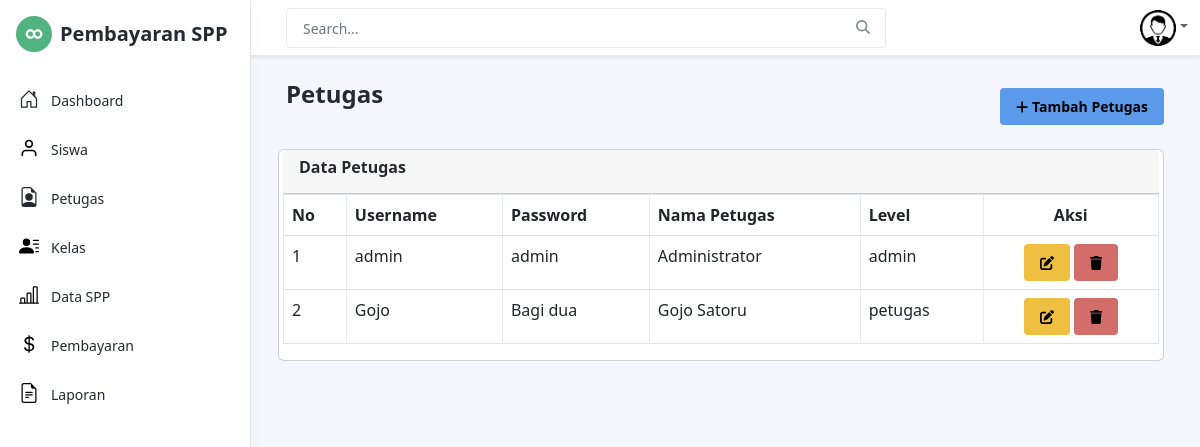
/admin/petugas.php, run on the app's committed database.
### tables this page shows
CREATE TABLE `petugas` (
  `id_petugas` int(11) NOT NULL,
  `username` varchar(50) NOT NULL,
  `password` varchar(50) NOT NULL,
  `nama_petugas` varchar(50) NOT NULL,
  `level` enum('admin','petugas') NOT NULL
);

### admin/petugas.php (the view, shortened to what this page needs)
<?php
include('../layouts/header.php');
include('../layouts/admin/bar.php');
include('../layouts/footer.php');
?>
<body class="app">
    <div class="app-wrapper">
	    <div class="app-content pt-3 p-md-3 p-lg-4">
		    <div class="container-xl">
            <div class="row g-3 mb-4 align-items-center justify-content-between">
				    <div class="col-auto">
                        <h1 class="app-page-title">Petugas</h1>
				    </div>
                    <div class="col-auto">
					    <div class="page-utilities">
						    <div class="row g-2 justify-content-start justify-content-md-end align-items-center">
                            <div class="col-auto">
								    <a class="btn btn-info btn-sm" data-bs-toggle="modal" data-bs-target="#Modal-tambah" href="#">
                                    <i class="fas fa-plus"></i>
									    Tambah Petugas
									</a>
							    </div>
                            </div>
                        </div>
                </div>
			    <div class="row g-2 mb-4">
                <div class="card card-nav-tabs">
                    <div class="card-header">
                        <div class="row">
                            <div class="col-6">
                                <h6>Data Petugas</h6>
                            </div>
                        </div>
                    </div>
                    <div class="table-responsive">
                    <table class="table table-bordered">
                        <thead>
                            <tr>
                            <th>No</th>
                            <th>Username</th>
                            <th>Password</th>
                            <th>Nama Petugas</th>
                            <th>Level</th>
                            <th style="text-align: center">Aksi</th>
                            </tr>
                        </thead>
                        <tbody>
                        <?php
                        include'../core/koneksi.php';
                        $query = "SELECT * FROM petugas ORDER BY id_petugas ASC";
                        $result = mysqli_query($koneksi, $query);
                        $no = 1;
                        while ($data = mysqli_fetch_assoc($result)) {
                    ?>
                            <tr>
                            <td><?php echo $no++ ?></td>
                            <td><?php echo $data['username'] ?></td>
                            <td><?php echo $data['password'] ?></td>
                            <td><?php echo $data['nama_petugas'] ?></td>
                            <td><?php echo $data['level'] ?></td>
                            <td style="text-align: center">
                                <a href="edit_petugas.php?id=<?php echo $data['id_petugas']; ?>" class="btn btn-warning btn-sm" <?php echo $data['id_petugas']; ?>><i class="fas fa-edit"></i></a>
                                <a href="proses/hapus_petugas.php?id=<?php echo $data['id_petugas']; ?>" class="btn btn-danger btn-sm" data-bs-toggle="modal" data-bs-target="#Modal-hapus"><i class="fas fa-trash"></i></a>
                            </td>
                            </tr>
                        <div class="modal fade" id="Modal-tambah" tabindex="-1" aria-labelledby="exampleModalLabel" aria-hidden="true">
                        <?php
                        }
                        ?>
                    </tbody>
                    </table>
                    </div>
				    </div>
		    </div>
	    </div>
	    <br><br><br><br><br><br><br><br><br>
    </div>

### data on the page
petugas: username "admin", password "admin", nama_petugas "Administrator", level "admin"
petugas: username "Gojo", password "Bagi dua", nama_petugas "Gojo Satoru", level "petugas"
